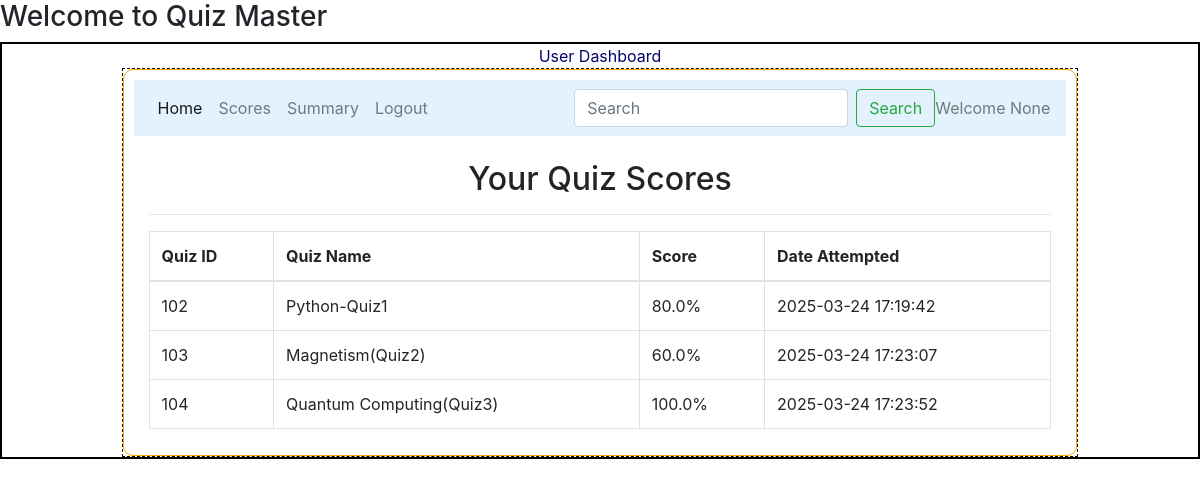
Screenshot of /view_scores/2 with the database file from the repository.
### models/model1.py (models this page shows)
class Scores(db.Model):
    __tablename__="scores"
    id=db.Column(db.Integer,primary_key=True)
    quiz_id=db.Column(db.Integer,db.ForeignKey("quiz.id", ondelete="CASCADE", onupdate="CASCADE"),nullable=False)
    user_id=db.Column(db.Integer,db.ForeignKey("user_info.id"),nullable=False)
    time_stamp_of_attempt=db.Column(db.DateTime,nullable=False)
    total_scored=db.Column(db.Float,default=0)
    quiz = db.relationship("Quiz", backref=db.backref("scores", cascade="all, delete-orphan", passive_deletes=True))
    user = db.relationship("User_Info", backref=db.backref("scores", cascade="all, delete-orphan", passive_deletes=True))

class Quiz(db.Model):
    __tablename__="quiz"
    id=db.Column(db.Integer,primary_key=True,autoincrement=True)
    chapter_id=db.Column(db.Integer,db.ForeignKey("chapter.id"),nullable=False)
    quiz_name=db.Column(db.String,nullable=False)
    date_of_quiz=db.Column(db.Date,nullable=False)
    time_duration=db.Column(db.Time,nullable=False)
    remarks=db.Column(db.String,nullable=False)
    questions=db.relationship("Questions",cascade="all,delete",backref="quiz",lazy=True)

### controllers/routes.py (the view)
@app.route('/view_scores/', defaults={'user_id': None})
@app.route('/view_scores/<int:user_id>')
def view_scores(user_id):
    user_id = user_id or session.get("user_id")
    if not user_id:
        flash("User not logged in!", "danger")
        return redirect(url_for("login"))  # Redirect to login if needed
    name = session.get("name")
    scores = Scores.query.filter_by(user_id=user_id).all()
    return render_template('view_scores.html', scores=scores, user_id=user_id,name=name)

### templates/view_scores.html
{% extends "user_layout.html" %}
{% block content %}
<div class="container mt-4">
    <h2 class="text-center">Your Quiz Scores</h2>
    <hr>
    <table class="table table-bordered">
        <thead>
            <tr>
                <th>Quiz ID</th>
                <th>Quiz Name</th>
                <th>Score</th>
                <th>Date Attempted</th>
            </tr>
        </thead>
        <tbody>
            {% for score in scores %}
            <tr>
                <td>{{ score.quiz_id }}</td>
                <td>{{ score.quiz.quiz_name }}</td>
                <td>
                    {% set max_score = score.quiz.questions|length %}
                    {% if max_score > 0 %}
                      {{ (score.total_scored / max_score * 100) | round(2) }}%
                    {% else %}
                      N/A
                    {% endif %}
                </td>
                <td>{{ score.time_stamp_of_attempt }}</td>
            </tr>
            {% endfor %}
        </tbody>
    </table>
</div>
{% endblock %}

### static/main.css (style rules this page uses)
* { margin:0px; }

### rows the page displays
Scores: quiz_id "102", quiz.quiz_name "Python-Quiz1", (score.total_scored/max_score*100)|round(2) "80.0", time_stamp_of_attempt "2025-03-24 17:19:42"
Scores: quiz_id "103", quiz.quiz_name "Magnetism(Quiz2)", (score.total_scored/max_score*100)|round(2) "60.0", time_stamp_of_attempt "2025-03-24 17:23:07"
Scores: quiz_id "104", quiz.quiz_name "Quantum Computing(Quiz3)", (score.total_scored/max_score*100)|round(2) "100.0", time_stamp_of_attempt "2025-03-24 17:23:52"

### other values shown
{{ name }} "None"
